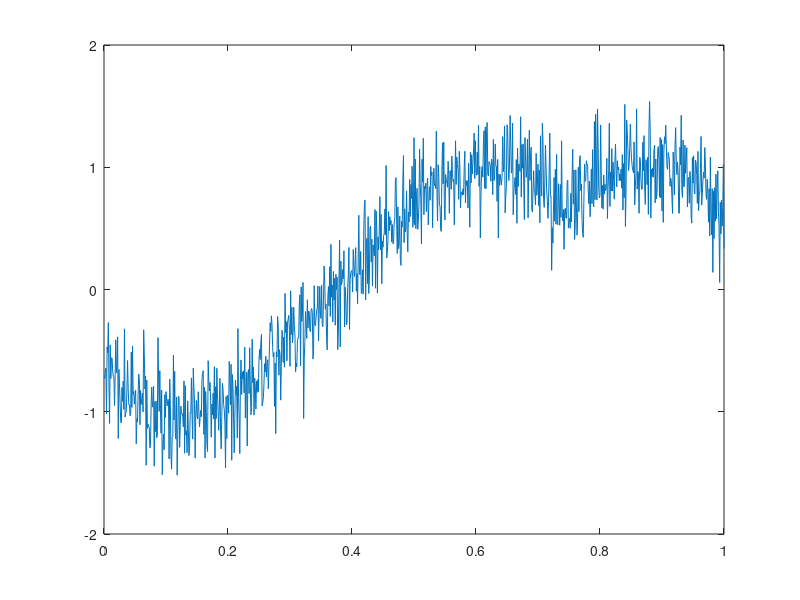
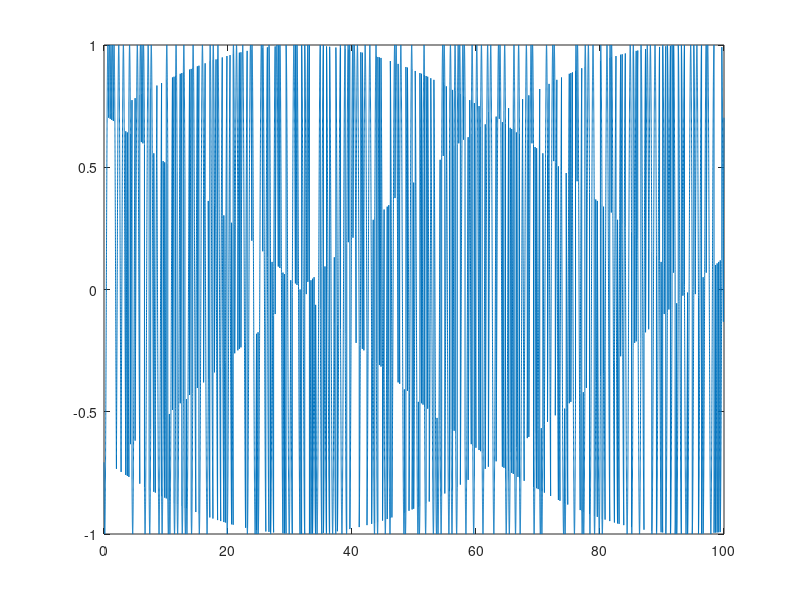
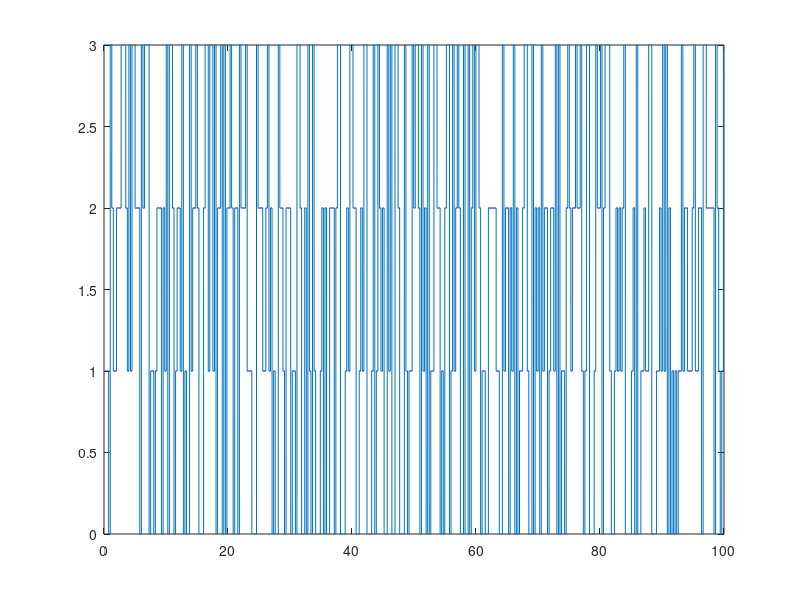

Write MATLAB code to recreate these figures, in order. (Note: this script raises an error after producing the figures.)
% Establish Fs
Fs = 1000;

% Define Sampling Period
T = 1/Fs;

% Define Length of Signal in time (ms)
L = 100000; % Same as 1 second

% Number of samples per sine_wave
number_of_samples = 360;

% Create time array for symbols with sampling period
t = (0:L-1)*T;

% Binary signal
binary_signal = zeros(1,length(t));

% Output Y signal
y = zeros(1,length(t));

% Generate first random value
%rand_value = randi([0 1]);
rand_value = 1;

% Assign first random value to binary signal
binary_signal(1,1) = rand_value;

% FSK Center Frequencies
Fc1 = 1;
Fc2 = 10;

% Establish Bit Rate
Rb = 250;

% Number of Samples
num_samples = (Fs/Rb)*(L/Fs);

% Create Feature Matrix
feature_matrix = zeros(num_samples,6);

% Establish Baud Rate
Baud_rate = 250;

for i=1:(length(t))
    
    if(mod(i,(Fs/4)+1) == 0)
        rand_value = randi([0 3]);
        binary_signal(1,i) = rand_value;
            if(rand_value == 0)
                y(1,i) = cos((2*pi*t(1,i)*Fc1)+ pi/4);
            elseif(rand_value == 1)
                y(1,i) = cos((2*pi*t(1,i)*Fc1)+ 3*pi/4);
            elseif(rand_value == 2)
                y(1,i) = cos((2*pi*t(1,i)*Fc1)+ 5*pi/4);
            elseif(rand_value == 3)
                y(1,i) = cos((2*pi*t(1,i)*Fc1)+ 7*pi/4);                
            end

    else
            binary_signal(1,i) = rand_value;
            if(rand_value == 0)
                y(1,i) = cos((2*pi*t(1,i)*Fc1)+ pi/4);
            elseif(rand_value == 1)
                y(1,i) = cos((2*pi*t(1,i)*Fc1)+ 3*pi/4);
            elseif(rand_value == 2)
                y(1,i) = cos((2*pi*t(1,i)*Fc1)+ 5*pi/4);
            elseif(rand_value == 3)
                y(1,i) = cos((2*pi*t(1,i)*Fc1)+ 7*pi/4);                
            end
    end
end

% SNR to be kept while adding AWGN
SNR = 10;

%Add White Guassian Noise to signal
y_awgn = awgn(y,SNR,'measured');

figure(1)
plot(t(1:1001),y_awgn(1:1001))


figure(2)
plot(t,y)

figure(3)
plot(t,binary_signal)

% Create matrix for amplitude normalized
amplitude_normalized = zeros(1,length(t));

% Create matrix for normalized-centered instantaneous amplitude
normalized_centered_instantaneous_amplitude = zeros(1,length(t));

% Create matrix for unwrapped phase
unwrapped_phase = zeros(1,length(t));

% Create matrix for centered non linear instantaneous phase
centered_non_inear_instantaneous_phase = zeros(1,length(t));

% Create matrix for frequency at normalized value
normalized_frequency = zeros(1,length(t));

j = 0;

while j ~= num_samples

    average_instataneous_amplitude = 0;

    % Compute Average Instantaneous Amplitude
    for i=(j*Fs/4)+1:(j+1)*(Fs/4)
        average_instataneous_amplitude = abs(y_awgn(1,i)) + average_instataneous_amplitude;
    end

    average_instataneous_amplitude = (1/(Fs/4))*average_instataneous_amplitude;


    % Compute the Value of the Normalized Amplitude
    for i=(j*Fs/4)+1:(j+1)*(Fs/4)
        amplitude_normalized(1,i) = abs(y_awgn(1,i))/average_instataneous_amplitude;
    end

    % Compute the Value of the Centered Normalized Instantaneous Amplitude
    for i=(j*Fs/4)+1:(j+1)*(Fs/4)
        normalized_centered_instantaneous_amplitude(1,i) = amplitude_normalized(1,i)-1;
    end


    standard_deviation_instantaneous_amplitude = 0;
    sum_acn_squared = 0;
    sum_acn = 0;
    for i=(j*Fs/4)+1:(j+1)*(Fs/4)
        sum_acn_squared = sum_acn_squared + normalized_centered_instantaneous_amplitude(1,i).^2;
        sum_acn = sum_acn + abs(normalized_centered_instantaneous_amplitude(1,i));
    end

    sum_acn_squared = (1/Fs/4)*sum_acn_squared;
    sum_acn = ((1/Fs/4)*sum_acn).^2;
    standard_deviation_instantaneous_amplitude = sqrt(sum_acn_squared-sum_acn);

    feature_matrix(j+1,1) = standard_deviation_instantaneous_amplitude;

    % Compute the normalized-centered instantaneous amplitude of the intercepted signal
    gamma_max = fft(normalized_centered_instantaneous_amplitude,Fs/4).^2;

    feature_matrix(j+1,2) = max(gamma_max);
    
    % Find all frequencies
    %figure(4)
    %plot(t(1,1:Fs/4),(Fs/4)*abs(gamma_max),"LineWidth",3)

    % Declare the array for the unwrapped phase
    unwrapped_phase(1,(j*Fs/4)+1:(j+1)*(Fs/4)) = unwrap(y_awgn(1,(j*Fs/4)+1:(j+1)*(Fs/4)));


    % Compute the Value of the Centered Normalized Instantaneous Amplitude
    for i=(j*Fs/4)+1:(j+1)*(Fs/4)
        centered_non_inear_instantaneous_phase(1,i) = unwrapped_phase(1,i) - ((2*pi*(Fc1)*i)/Fs);
    end

    standard_deviation_instantaneous_phase = 0;

    % Compute the Value of the Centered Normalized Instantaneous Amplitude
    sum_unwrapped_squared = 0;
    sum_unwrapped = 0;
    for i=(j*Fs/4)+1:(j+1)*(Fs/4)
        sum_unwrapped_squared = sum_unwrapped_squared + centered_non_inear_instantaneous_phase(1,i).^2;
        sum_unwrapped = sum_unwrapped + abs(centered_non_inear_instantaneous_phase(1,i));
    end

    sum_unwrapped_squared = (1/Fs/4)*sum_unwrapped_squared;
    sum_unwrapped = (1/Fs/4)*sum_unwrapped;

    standard_deviation_instantaneous_phase = sqrt(sum_unwrapped_squared-sum_unwrapped);

    feature_matrix(j+1,3) = standard_deviation_instantaneous_phase;

    standard_deviation_direct_phase = 0;

    % Compute the Value of the Centered Normalized Instantaneous Amplitude
    sum_unwrapped_direct_squared = 0;
    sum_unwrapped_direct = 0;
    for i=(j*Fs/4)+1:(j+1)*(Fs/4)
        sum_unwrapped_direct_squared = sum_unwrapped_direct_squared + centered_non_inear_instantaneous_phase(1,i).^2;
        sum_unwrapped_direct = sum_unwrapped_direct + (centered_non_inear_instantaneous_phase(1,i));
    end

    sum_unwrapped_direct_squared = ((1/Fs/4)*sum_unwrapped_direct_squared);
    sum_unwrapped_direct = ((1/Fs/4)*sum_unwrapped_direct).^2;

    standard_deviation_direct_phase = sqrt(sum_unwrapped_direct_squared-sum_unwrapped_direct);

    feature_matrix(j+1,4) = standard_deviation_direct_phase;

    % Compute average frequency over sample, which will be the same over one
    % symbol
    sum_frequency = 0;
    for i=(j*Fs/4)+1:(j+1)*(Fs/4)
        sum_frequency = sum_frequency + (1/(Fs/4))*Fc1;
    end

    for i=(j*Fs/4)+1:(j+1)*(Fs/4)
        normalized_frequency(1,i) = (((Fc1-sum_frequency)/(Rb/2))*(Rb/2) ) - Baud_rate;    
    end

    % Standard Deviation of Absolute Value of Instantaneous Frequency
    deviation_instantaneous_frequency = 0;

    % Compute the Value of the Centered Normalized Instantaneous Frequency
    sum_frequency_squared = 0;
    sum_frequency = 0;
    for i=(j*Fs/4)+1:(j+1)*(Fs/4)
        sum_frequency_squared = sum_frequency_squared + normalized_frequency(1,i).^2;
        sum_frequency = sum_frequency + abs(normalized_frequency(1,i));
    end

    sum_frequency_squared = ((1/Fs/4)*sum_frequency_squared);
    sum_frequency = ((1/Fs/4)*sum_frequency).^2;

    deviation_instantaneous_frequency = sqrt(sum_frequency_squared-sum_frequency);

    feature_matrix(j+1,5) = deviation_instantaneous_frequency;

    feature_matrix(j+1,6) = 6;

    j = j + 1;
end

writematrix(feature_matrix,'psk4_test_data.xls')

